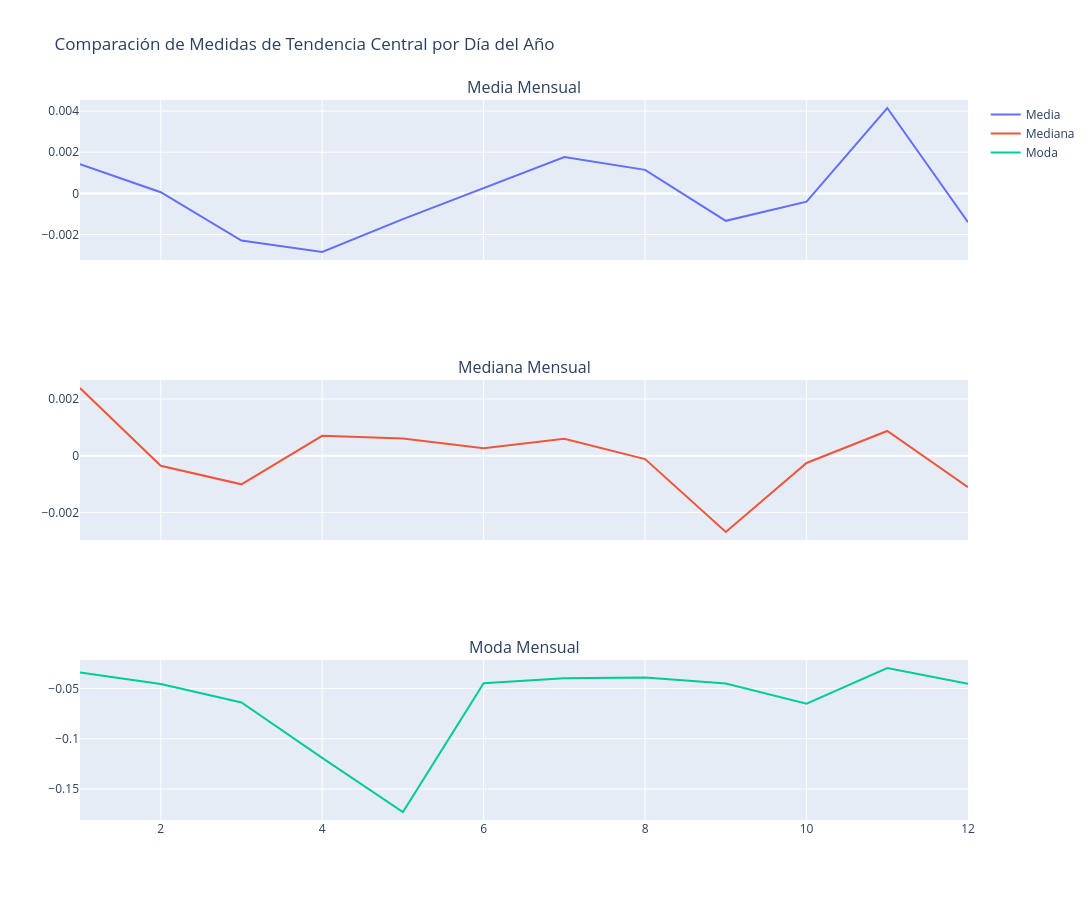

Notebook source saved alongside this figure:
### Code cell
# AHora hacemos el Subplots interactivo para comparar las tres medidas de tendencia central
fig = make_subplots(rows=3, cols=1, shared_xaxes=True, subplot_titles=("Media Mensual", "Mediana Mensual", "Moda Mensual"))

fig.add_trace(go.Scatter(x=seasonal_month_mean['Month'], y=seasonal_month_mean['Log Price'], mode='lines', name='Media'), row=1, col=1)

fig.add_trace(go.Scatter(x=seasonal_month_median['Month'], y=seasonal_month_median['Log Price'], mode='lines', name='Mediana'), row=2, col=1)

fig.add_trace(go.Scatter(x=seasonal_month_mode['Month'], y=seasonal_month_mode['Log Price'], mode='lines', name='Moda'), row=3, col=1)

fig.update_layout(height=900, width=1200, title_text="Comparación de Medidas de Tendencia Central por Día del Año")
fig.show()

### Figure 1 — Plotly figure (JSON) as saved in the notebook; plotly's stock layout.template omitted (floating-point values rounded to 4 significant figures)
{"data": [{"mode": "lines", "name": "Media", "type": "scatter", "x": [1, 2, 3, 4, 5, 6, 7, 8, 9, 10, 11, 12], "xaxis": "x", "y": [0.001423, 5.628e-05, -0.002296, -0.00285, -0.001249, 0.0002563, 0.001769, 0.001143, -0.001334, -0.0004026, 0.004151, -0.001401], "yaxis": "y"}, {"mode": "lines", "name": "Mediana", "type": "scatter", "x": [1, 2, 3, 4, 5, 6, 7, 8, 9, 10, 11, 12], "xaxis": "x2", "y": [0.002388, -0.0003539, -0.001008, 0.0007022, 0.0006096, 0.000267, 0.0005982, -0.0001167, -0.002689, -0.0002548, 0.0008723, -0.001106], "yaxis": "y2"}, {"mode": "lines", "name": "Moda", "type": "scatter", "x": [1, 2, 3, 4, 5, 6, 7, 8, 9, 10, 11, 12], "xaxis": "x3", "y": [-0.03383, -0.04545, -0.06386, -0.119, -0.1729, -0.04473, -0.03958, -0.03885, -0.04502, -0.06506, -0.02947, -0.04514], "yaxis": "y3"}], "layout": {"annotations": [{"font": {"size": 16}, "showarrow": false, "text": "Media Mensual", "x": 0.5, "xanchor": "center", "xref": "paper", "y": 1, "yanchor": "bottom", "yref": "paper"}, {"font": {"size": 16}, "showarrow": false, "text": "Mediana Mensual", "x": 0.5, "xanchor": "center", "xref": "paper", "y": 0.6111, "yanchor": "bottom", "yref": "paper"}, {"font": {"size": 16}, "showarrow": false, "text": "Moda Mensual", "x": 0.5, "xanchor": "center", "xref": "paper", "y": 0.2222, "yanchor": "bottom", "yref": "paper"}], "height": 900, "title": {"text": "Comparación de Medidas de Tendencia Central por Día del Año"}, "width": 1200, "xaxis": {"anchor": "y", "domain": [0, 1], "matches": "x3", "showticklabels": false}, "xaxis2": {"anchor": "y2", "domain": [0, 1], "matches": "x3", "showticklabels": false}, "xaxis3": {"anchor": "y3", "domain": [0, 1]}, "yaxis": {"anchor": "x", "domain": [0.7778, 1]}, "yaxis2": {"anchor": "x2", "domain": [0.3889, 0.6111]}, "yaxis3": {"anchor": "x3", "domain": [0, 0.2222]}}}
